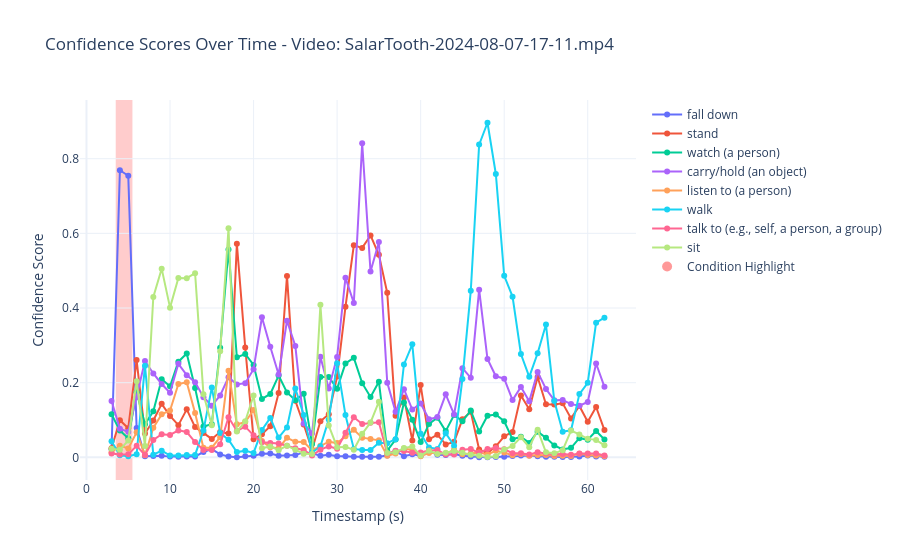

The code cell stored with this chart in its notebook:
### Code cell
df = filter_max_confidence_per_timestamp(ava_classwise_prediction, class_name="fall down")
condition = {
    "condition": (df["fall down"] > 0.03) & (df["stand"] < 0.15) & (df["walk"] < 0.15) & 
    (df["sit"] < 0.15) & (df["talk to (e.g., self, a person, a group)"] < 0.15)
}
plot_class_confidences(df, 
                       video_name="SalarTooth-2024-08-07-17-11.mp4", 
                       class_list=["fall down", 'stand', 'watch (a person)',
                                    'carry/hold (an object)','listen to (a person)', 
                                    'walk', 'talk to (e.g., self, a person, a group)', "sit"], 
                       highlight_timestamps=None,
                      highlight_condition=condition)
